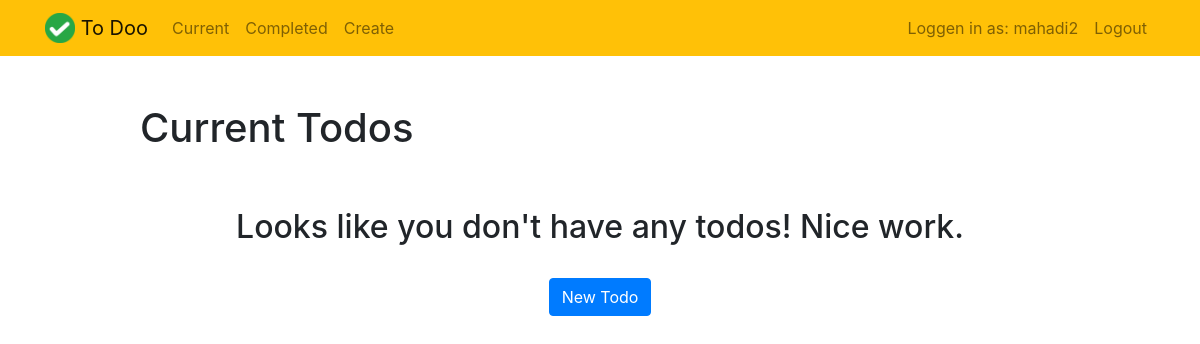
The page /current/ (signed in) on the database as committed earlier.
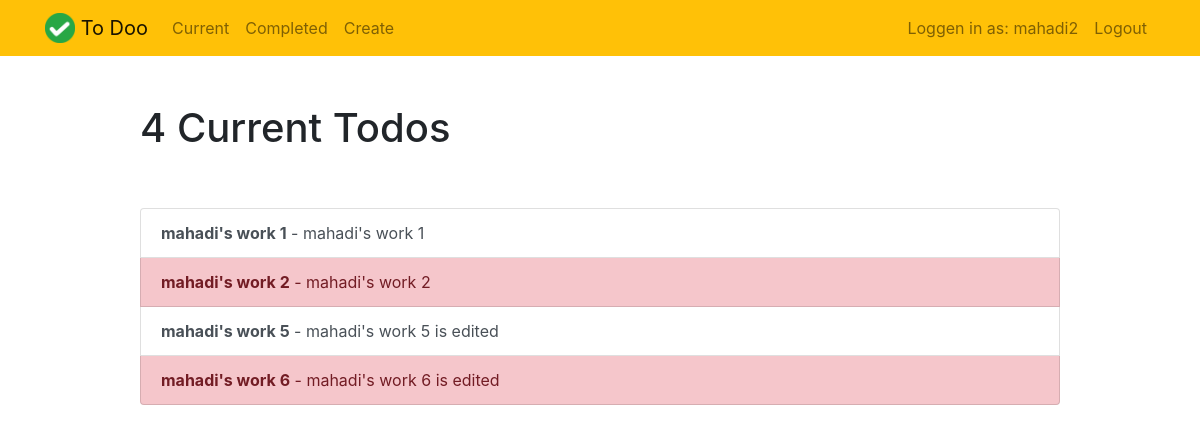
The same page on the database as committed later.
### todo/models.py (models this page shows, shortened)
class Todo(models.Model):
    title = models.CharField(max_length=100)
    memo = models.TextField(blank=True)
    created = models.DateTimeField(auto_now_add=True)
    datecompleted = models.DateTimeField(null=True, blank=True)
    important = models.BooleanField(default=False)
    user = models.ForeignKey(User, on_delete=models.CASCADE)

### todo/views.py (the view)
# urls.py: path('current/', views.currenttodos, name='currenttodos'),
@login_required
def currenttodos(request):
    todos = Todo.objects.filter(user=request.user, datecompleted__isnull=True)
    return render(request, 'todo/currenttodos.html', {'todos':todos})

### todo/templates/todo/currenttodos.html
{% extends "todo/base.html" %}
{% block content %}
    <div class="row justify-content-center mt-5">
        <div class="col-md-10">
            {% if todos %}
                 <h1>{{ todos.count }} Current Todo{{ todos.count|pluralize }}</h1>
            {% else %}
                           <h1>Current Todos</h1>
            {% endif %}
        </div>
    </div>
    <div class="row justify-content-center mt-5">
        <div class="col-md-10">
        {% if todos %}
            <div class="list-group">
                {% for todo in todos %}
                    <a href="{% url 'viewtodo' todo.id %}" class="list-group-item list-group-item-action{% if todo.important %} list-group-item-danger{% endif %}"><b>{{ todo.title }}</b>{% if todo.memo %} - {{ todo.memo|truncatechars:30 }}{% endif %}</a>
                {% endfor %}
            </div>
        {% else %}
            <div class="text-center">
                <h2>Looks like you don't have any todos! Nice work.</h2>
            <br>
            <a role="button" class="btn btn-primary" href="{% url 'createtodo' %}">New Todo</a>
            </div>
        {% endif %}
        </div>
    </div>
{% endblock %}

### todo/templates/todo/base.html (shortened to what this page needs)
{% load static %}
<!doctype html>
<html lang="en">
<head>
    <link rel="stylesheet" href="https://stackpath.bootstrapcdn.com/bootstrap/4.4.1/css/bootstrap.min.css">
</head>
<body>
<nav class="navbar navbar-expand-md navbar-light bg-warning">
<div class="container">
    <a class="navbar-brand" href="{% url 'home' %}">
         <img src="{% static 'todo/logo.png' %}" width="30" height="30" class="d-inline-block align-top">
        <span>To Doo</span>
    </a>
    <div class="collapse navbar-collapse" id="navbarNav">
    {% if user.is_authenticated %}
        <ul class="navbar-nav mr-auto">
                <li class="nav-item {{ current }}">
                    <a class="nav-link" href="{% url 'currenttodos' %}">Current</a>
                </li>
                <li class="nav-item {{ completed }}">
                    <a class="nav-link" href="{% url 'completedtodos' %}">Completed</a>
                </li>
                <li class="nav-item {{ create }}">
                    <a class="nav-link" href="{% url 'createtodo' %}">Create</a>
                </li>
        </ul>
    {% endif %}
    <ul class="navbar-nav ml-auto">
            {% if user.is_authenticated %}
                <li class="nav-item {{ user.username }}">
                    <a class="nav-link" href="{% url 'home' %}">Loggen in as: {{ user.username }}</a>
                </li>
                <li class="nav-item">
                    <a href="#" onclick="$('#signOutBtn').click()" class="nav-link">Logout</a>
                </li>
            {% endif %}
        </ul>
    </div>
</div>
</nav>
<div class="container">
{% block content %}{% endblock %}
</div>
</body>
</html>

Rows that differ between the two databases and show on the page:
added Todo: title "mahadi's work 1", memo "mahadi's work 1", important False (drawn)
added Todo: title "mahadi's work 2", memo "mahadi's work 2", important True (drawn)
added Todo: title "mahadi's work 5", memo "mahadi's work 5 is edited", important False (drawn)
added Todo: title "mahadi's work 6", memo "mahadi's work 6 is edited", important True (drawn)
Other text that changed with them:
{{ todos.count }}: (not shown) → "4"
text no longer shown: "Current Todos Looks like you don't have any todos! Nice work. New Todo"
text now shown: "Current Todo"
